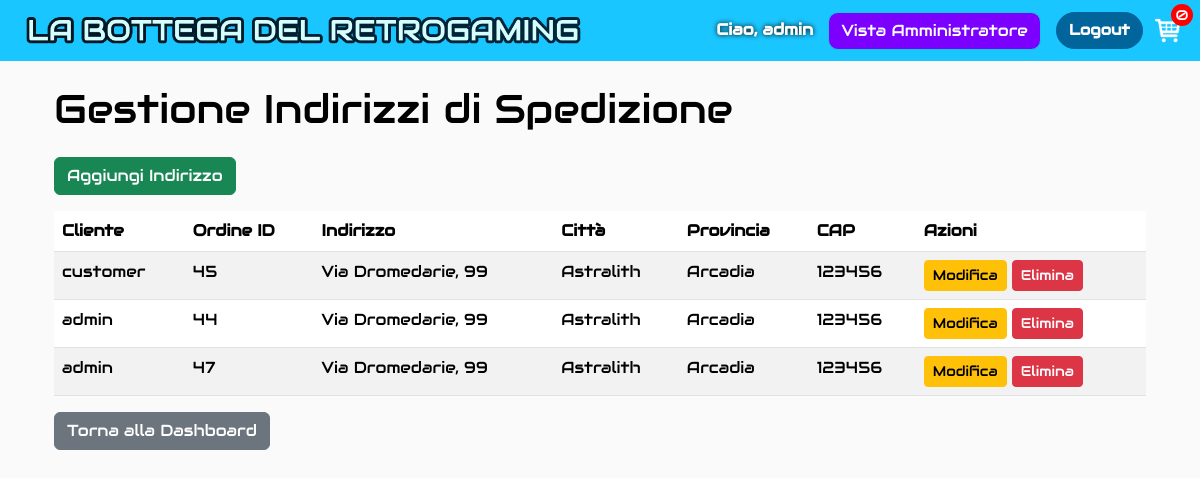
The app's page /manager/shippingaddresses/ (signed in) with its own data.
### user_management/models.py (models this page shows, shortened)
class CustomUser(AbstractUser):
    ADMIN = 'ADMIN'
    CUSTOMER = 'CUSTOMER'
    USER_TYPE_CHOICES = (
        (ADMIN, 'Admin'),
        (CUSTOMER, 'Customer'),
    )
    user_type = models.CharField(
        max_length=10,
        choices=USER_TYPE_CHOICES,
        default=CUSTOMER
    )
    name = models.CharField("Nome visualizzato", max_length=200, blank=True, null=True)
    email = models.CharField(max_length=254, blank=True, verbose_name='email address')
    def __str__(self):
        if self.name:
            return self.name
        return self.username

### bottega_retrogaming/models.py (models this page shows, shortened)
class ShippingAddress(models.Model):
    customer = models.ForeignKey(settings.AUTH_USER_MODEL, on_delete=models.SET_NULL, null=True)
    order = models.ForeignKey(Order, on_delete=models.SET_NULL, null=True)
    address = models.CharField(max_length=200, null=False)
    city = models.CharField(max_length=200, null=False)
    state = models.CharField(max_length=200, null=False)
    zipcode = models.CharField(max_length=200, null=False)
    date_added = models.DateTimeField(auto_now_add=True)
    class Meta:
        verbose_name_plural = "Shipping Addresses"

class Order(models.Model):
    customer = models.ForeignKey(settings.AUTH_USER_MODEL, on_delete=models.SET_NULL, blank=True, null=True)
    date_ordered = models.DateTimeField(auto_now_add=True)
    complete = models.BooleanField(default=False)
    transaction_id = models.CharField(max_length=100, null=True)
    @property
    def get_cart_items(self):
        orderitems = self.orderitem_set.all()
        total = sum(item.quantity for item in orderitems)
        return total

### manager_view/views.py (the view)
# urls.py: path('shippingaddresses/', views.ShippingAddressListView.as_view(), name='shippingaddress_list'),
class ShippingAddressListView(AdminRequiredMixin, ListView):
    model = ShippingAddress
    template_name = 'manager_view/shippingaddress_list.html'
    context_object_name = 'shippingaddresses'

### bottega_retrogaming/utils.py (called while the page is built)
def cartData(request):
    if request.user.is_authenticated:
        customer = request.user
        try:
            order = Order.objects.get(customer=customer, complete=False)
        except Order.DoesNotExist:
            order, created = Order.objects.get_or_create(customer=customer, complete=False)
        items = order.orderitem_set.all()
        cartItems = order.get_cart_items
    else:
        cookieData = cookieCart(request)
        cartItems = cookieData['cartItems']
        order = cookieData['order']
        items = cookieData['items']
    return {'cartItems': cartItems, 'order': order, 'items': items}

### manager_view/views.py (called while the page is built)
    def test_func(self):
        return self.request.user.is_authenticated and self.request.user.user_type == 'ADMIN'

    def get_context_data(self, **kwargs):
        context = super().get_context_data(**kwargs)
        data = cartData(self.request)
        context['cartItems'] = data.get('cartItems', 0)
        return context

### manager_view/templates/manager_view/shippingaddress_list.html
{% extends 'bottega_retrogaming/main.html' %}
{% block content %}
<div class="container large-bottom-margin mt-4">
    <h1 id="sa-title" class="mb-4">Gestione Indirizzi di Spedizione</h1>
    <a href="{% url 'manager_view:shippingaddress_add' %}" class="btn btn-success mb-3">Aggiungi Indirizzo</a>
    <table class="table table-striped">
        <thead>
            <tr>
                <th>Cliente</th>
                <th>Ordine ID</th>
                <th>Indirizzo</th>
                <th>Città</th>
                <th>Provincia</th>
                <th>CAP</th>
                <th>Azioni</th>
            </tr>
        </thead>
        <tbody>
            {% for address in shippingaddresses %}
            <tr>
                <td>{{ address.customer.username|default:"N/A" }}</td>
                <td>{{ address.order.id|default:"N/A" }}</td>
                <td>{{ address.address }}</td>
                <td>{{ address.city }}</td>
                <td>{{ address.state }}</td>
                <td>{{ address.zipcode }}</td>
                <td>
                    <a href="{% url 'manager_view:shippingaddress_edit' address.pk %}" class="btn btn-warning btn-sm">Modifica</a>
                    <a href="{% url 'manager_view:shippingaddress_delete' address.pk %}" class="btn btn-danger btn-sm">Elimina</a>
                </td>
            </tr>
            {% empty %}
            <tr>
                <td colspan="7">Nessun indirizzo di spedizione trovato.</td>
            </tr>
            {% endfor %}
        </tbody>
    </table>
    <a href="{% url 'manager_view:admin_dashboard' %}" class="btn btn-secondary">Torna alla Dashboard</a>
</div>
{% endblock content %}

### bottega_retrogaming/templates/bottega_retrogaming/main.html (shortened to what this page needs)
<!DOCTYPE html>
{% load static %}
<html lang="en">
<head>
    <link href="https://cdn.jsdelivr.net/npm/bootstrap@5.3.7/dist/css/bootstrap.min.css"
          rel="stylesheet"
>
    <link rel="stylesheet" type="text/css" href="{% static 'css/main.css' %}">
</head>
<body>
<nav class="navbar navbar-expand-lg navbar-dark bg-dark">
    <div class="container-fluid"><a class="navbar-brand" href="{% url 'store' %}">
        <img src="{% static 'images/bdretro_logo.png' %}" alt="Logo" class="logo-navbar">
    </a>
        <div class="collapse navbar-collapse" id="navbarSupportedContent">
            {% url 'login' as login_url %}
            <div class="form-inline my-2 my-lg-0 {% if request.path == login_url %}d-none{% endif %}">
                {% if user.is_authenticated %}
                    <span class="navbar-text mr-3">Ciao, {{ user.username }}</span>
                    {% if user.user_type == 'ADMIN' %}
                        <a href="{% url 'manager_view:admin_dashboard' %}"
                           id="admin-view-btn" class="btn btn-info" style="margin-right: 10px;">Vista Amministratore</a>
                    {% endif %} <form method="post" action="{% url 'logout' %}" style="display: inline;">
                        <button type="submit" class="btn btn-logout">Logout</button>
                    </form>
                {% else %}
                    <a href="{% url 'login' %}" class="btn btn-login">Login</a>
                {% endif %}
                <a href="{% url 'cart' %}">
                    <img id="cart-icon" src="{% static 'images/cart.png' %}" alt="cart-icon">
                </a>
                <p id="cart-total">{{ cartItems }}</p>
            </div>
        </div>
    </div>
</nav>
<div class="container">
    {% block content %}
    {% endblock content %}
</div>
</body>
</html>

### static/css/main.css (style rules this page uses)
body { background-color: hsl(0, 0%, 98%); font-family: 'Audiowide', sans-serif; }
h1, h2, h3, h4, h5, h6 { color: hsl(0, 0%, 30%); }
.bg-dark { background-color: #1ac6ff !important; }
.logo-navbar { height: 35px; width: auto; vertical-align: middle; margin-right: 8px; }
#cart-icon { width: 25px; display: inline-block; margin-left: 15px; position: relative; left: -8px; }
#cart-total { position: absolute; right: 7px; top: 4px; display: flex; justify-content: center; align-items: center; color: #fff; background-color: red; width: 22px; height: 22px; border-radius: 50%; font-size: 14px; }
.btn-login, .btn-logout { border-radius: 25px; background-color: #01649b; border-color: #01649b; color: #ffffff; font-size: 15px; font-weight: bold; }
.navbar-text { color: white; text-shadow: 0 0 5px #000; font-weight: 700; }
#admin-view-btn { background-color: #7c00ff; color: white; border-radius: 10px; margin-left: 10px; }
#admin-title, #sa-title, #item-title, #pr-title, #del-title, #or-title, #form-admin-title { font-size: 2.5rem; color: black; }
.large-bottom-margin { margin-bottom: 30vh; }

### records on screen
CustomUser: username "admin"
ShippingAddress: customer.username "customer", order.id "45", address "Via Dromedarie, 99", city "Astralith", state "Arcadia", zipcode "123456"
ShippingAddress: customer.username "admin", order.id "44", address "Via Dromedarie, 99", city "Astralith", state "Arcadia", zipcode "123456"
ShippingAddress: customer.username "admin", order.id "47", address "Via Dromedarie, 99", city "Astralith", state "Arcadia", zipcode "123456"

### other values on screen
{{ cartItems }} "0"
